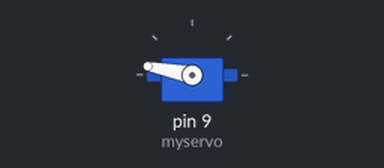
The sketch below on a simulated Arduino Uno, built with avr-gcc and run on an emulated ATmega328P. Parts: servo. Random numbers use the default seed unless the sketch sets one.

Above: at 0.37 s.
At 11.1 s:
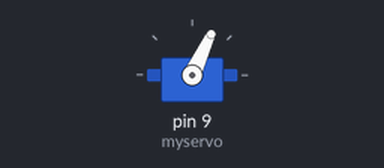
At 25.39 s:
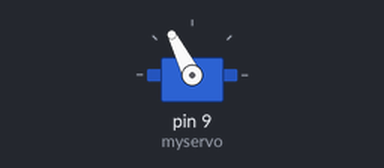
At 39.65 s:
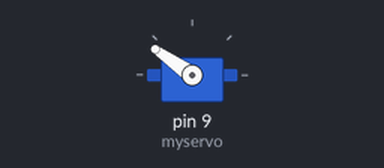
Timing chart, 0 to 40.0 s (numbered marks = the images above):
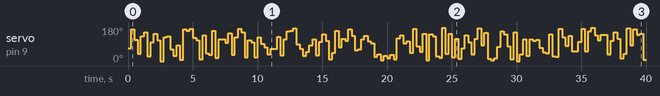

The sketch:

servo_random.ino
```cpp
#include <Servo.h>

Servo myservo;  // create a servo in code

void setup() {
  // connect the orange wire of the
  // servo to pin 9
  myservo.attach(9);

}

void loop() {

  // generate a random number between 0 and 180
  // and put it in an integer named pos
  int pos = random(180);

  // make the servo go to that angle
  myservo.write(pos);

  // wait a bit
  delay(250);

}
```

Measured:
- by itself, servo on pin 9 (myservo): 67° → 169° at 0.25 s, → 113° 0.25 s later, → 38° 0.25 s later, → 130° 0.25 s later, … (158 changes in this stretch)
